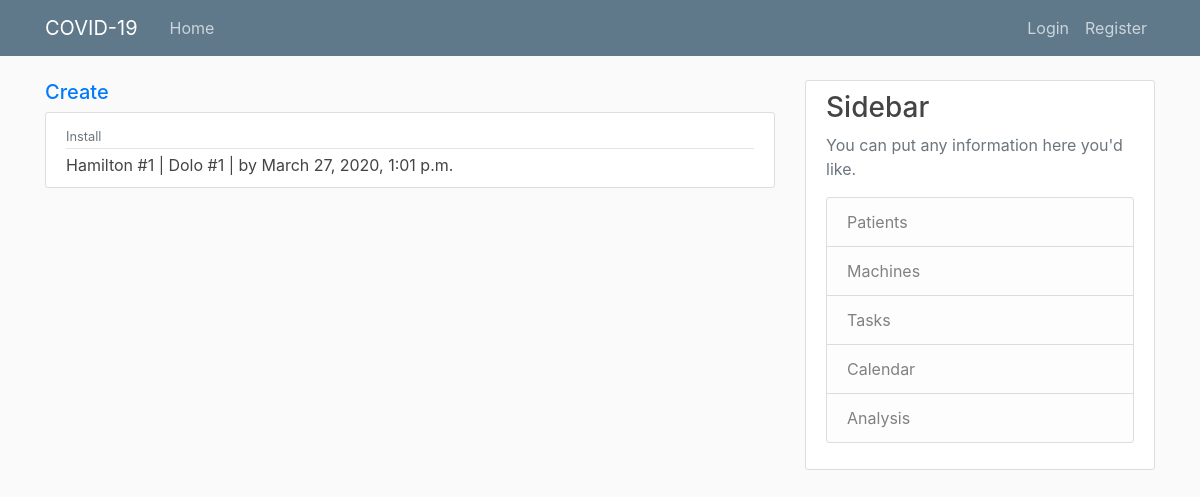
/manager/tasks/, run on an earlier commit of the app's database.
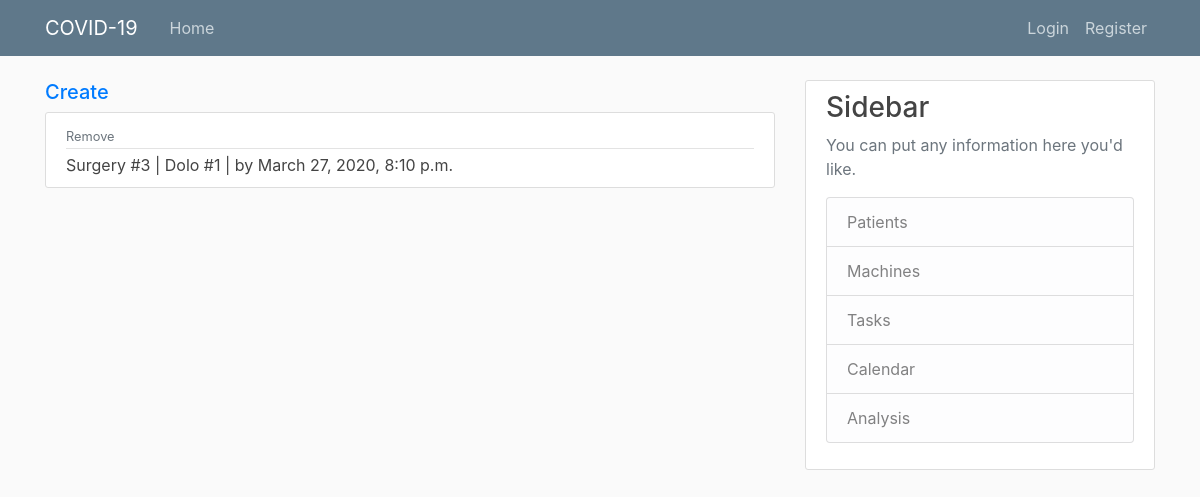
And on a later commit of the database.
### manager/models.py (models this page shows, shortened)
class AssignmetTask(models.Model):
    date = models.DateTimeField('Task by:', default=timezone.now)
    bool_completed = models.BooleanField(default=False)
    patient = models.ForeignKey(Patient, on_delete=models.CASCADE, related_name='machine_assignments')
    machine = models.ForeignKey(Machine, on_delete=models.CASCADE, related_name='machine_assignments')
    start_date = models.DateTimeField('initial date:', default=timezone.now)
    end_date = models.DateTimeField('end date:', default=timezone.now)
    bool_install = models.BooleanField('installed', default=False)

class Machine(models.Model):
    model = models.ForeignKey(MachineType, on_delete=models.CASCADE)
    location = models.CharField(max_length=100)
    description = models.TextField(blank=True)
    patient_pk = models.IntegerField(default=0)
    def __str__(self):
    	return self.model.name + ' #' + str(self.pk)

class MachineType(models.Model):
    name = models.CharField(max_length=100)
    description = models.TextField(blank=True)

class Patient(models.Model):
    name = models.CharField(max_length=100)
    SEVERITY = (
    	(0, 'Healed'),
        (1, 'Low'),
    	(2, 'Moderate'),
    	(3, 'Medium'),
    	(4, 'High'),
    	(5, 'Very High'),
    	(6, 'Dead'),
    )
    severity = models.IntegerField(default=1, choices=SEVERITY)
    admission_date = models.DateTimeField('Admission date: ', default=timezone.now)
    description = models.TextField(blank=True)
    machine_pk = models.IntegerField(default=0)
    history_severity_x = models.TextField(blank=True)
    history_severity_y = models.TextField(blank=True)
    history_machine_x = models.TextField(blank=True)
    history_machine_y = models.TextField(blank=True)
    def __str__(self):
    	return self.name + ' #' + str(self.pk)

### manager/views.py (the view)
# urls.py: path('tasks/', views.tasks, name='tasks'),
def tasks(request):
    return render(request, 'tasks.html', {'assignment_tasks': AssignmetTask.objects.filter(bool_completed=False).order_by('date')})

### manager/templates/tasks.html
{% extends "base.html" %}
{% block content %}
  <h5><a href="{% url 'assignment_task-create' %}">Create</a></h5>
  {% for assignment_task in assignment_tasks %}
      <article class="media content-section">
        <div class="media-body">
          <div class="article-metadata">
            {% if assignment_task.bool_completed == 1 %}
              <small class="text-muted"">Completed</small>
            {% else %}
              {% if assignment_task.bool_install == 0 %}
                <small class="text-muted">Install</small>
              {% else %}
                <small class="text-muted">Remove</small>
              {% endif %}
            {% endif %}
          </div>
          <a class="article-title" href="{% url 'assignment_task' assignment_task.pk %}">{{ assignment_task.machine }} | {{ assignment_task.patient }} | by {{ assignment_task.date }}</a>
        </div>
      </article>
  {% endfor %}
{% endblock content %}

What changed in the data, as far as the page shows it:
no longer on this page (row edited): AssignmetTask: bool_completed "Install", machine "Hamilton #1", patient "Dolo #1", date "March 27, 2020, 1:01 p.m."
added AssignmetTask: bool_completed "Remove", machine "Surgery #3", patient "Dolo #1", date "March 27, 2020, 8:10 p.m."
